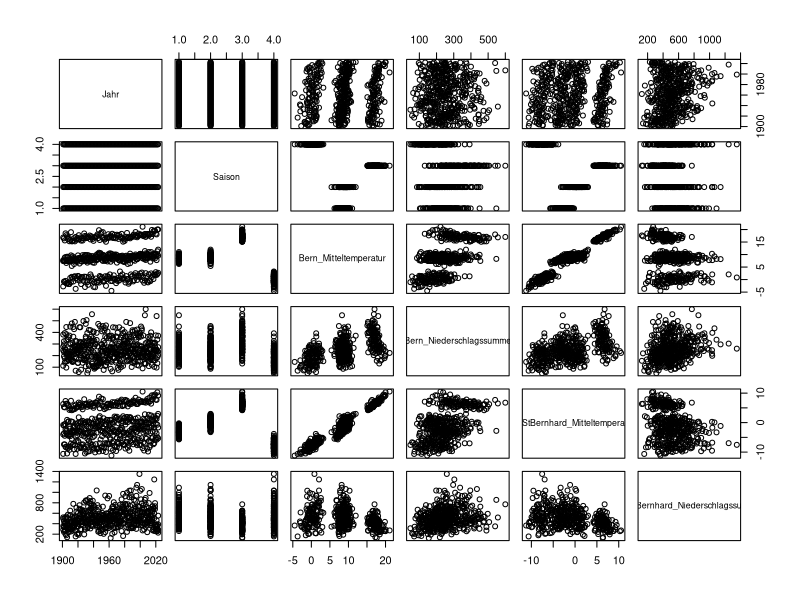
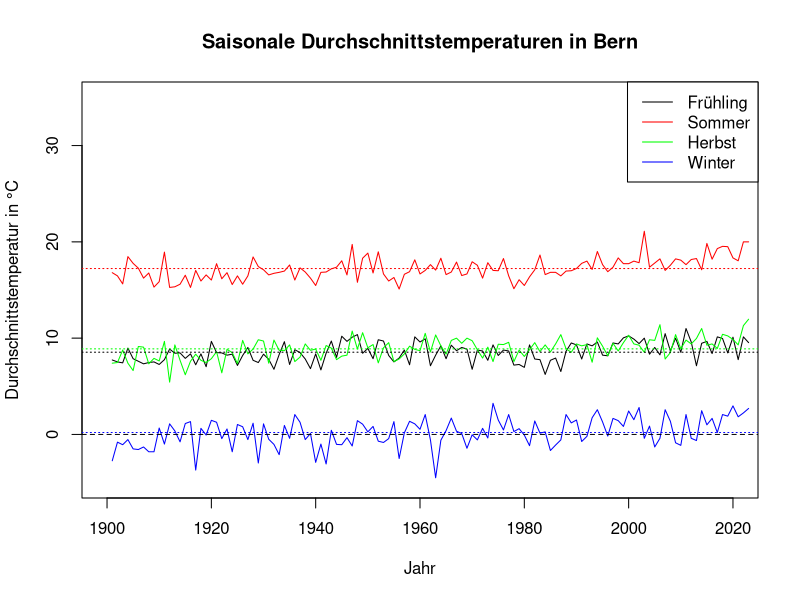
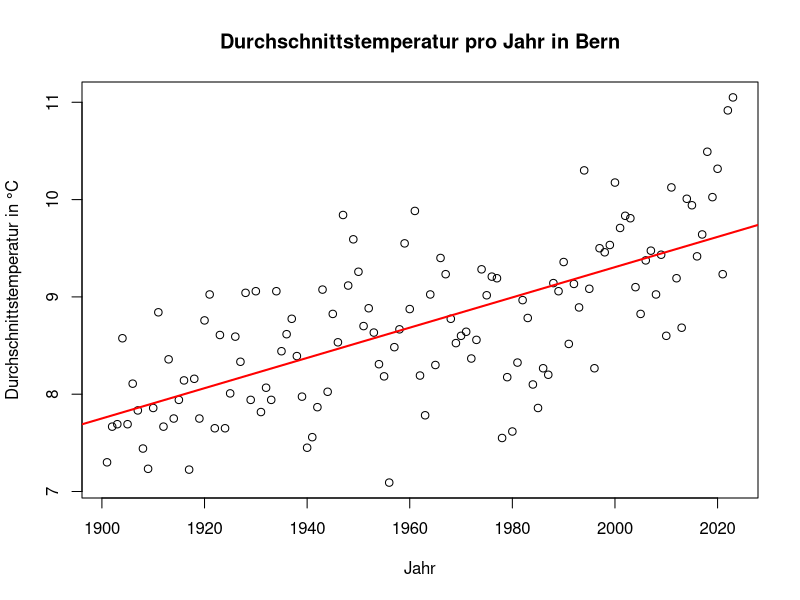
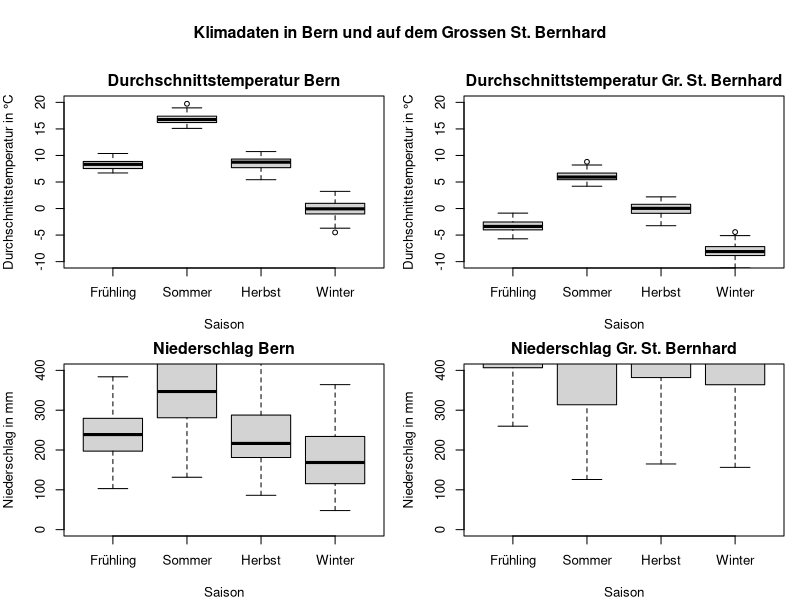
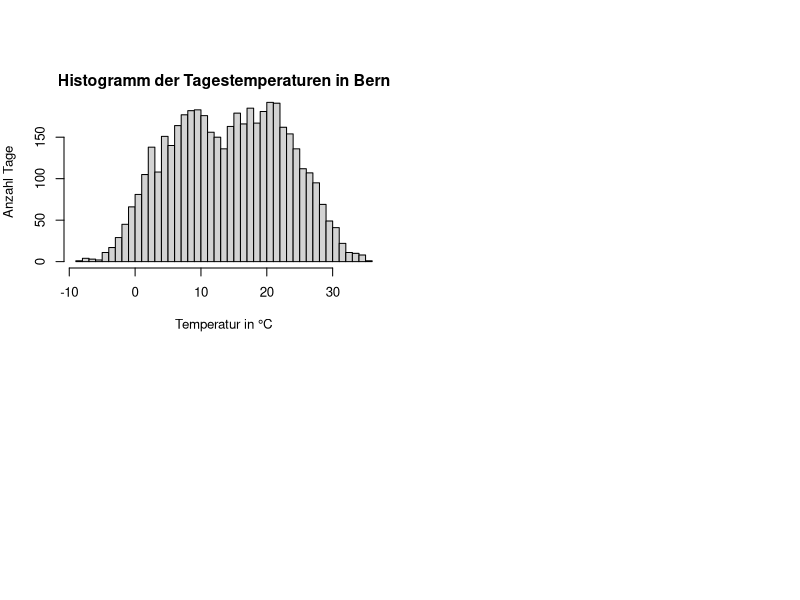
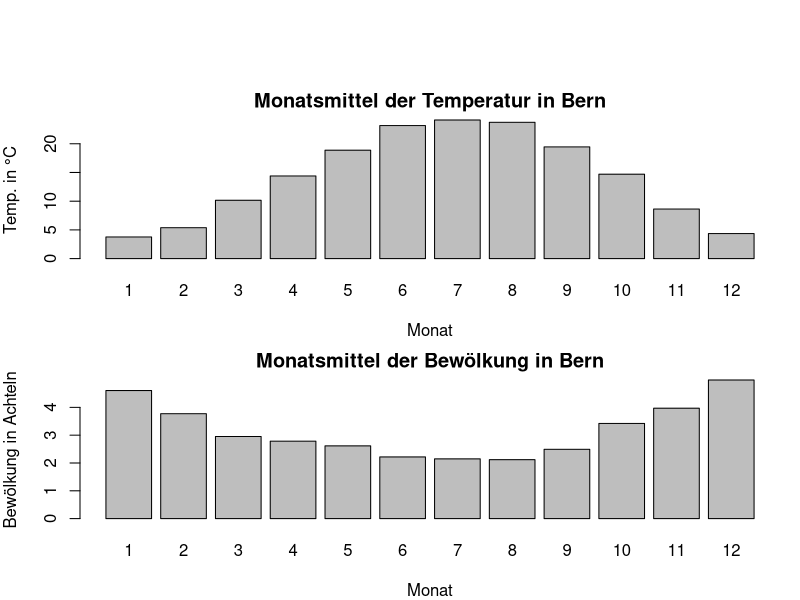
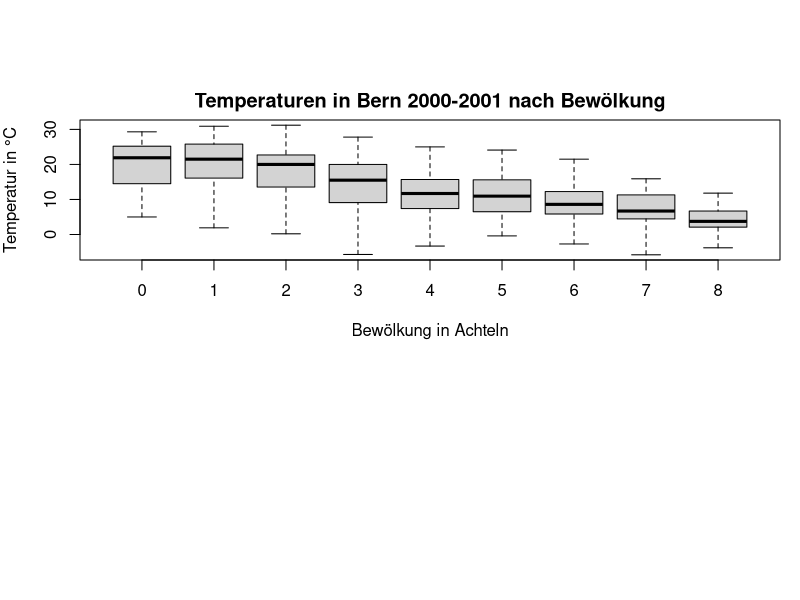

Reproduce these figures in R, in order.
## ---- chunk 1
# CSV-Datei einlesen
meteodaten <- read.csv('Data/meteodaten_saison.csv',
    sep = ',',
    header = TRUE)
## ---- chunk 2
plot(meteodaten)
## ---- chunk 3
# Subsets der Daten erstellen
saison_fruehling <- meteodaten[meteodaten$Saison == "Fruehling(MAM)", ]
saison_sommer <- meteodaten[meteodaten$Saison == "Sommer(JJA)", ]
saison_herbst <- meteodaten[meteodaten$Saison == "Herbst(SON)", ]
saison_winter <- meteodaten[meteodaten$Saison == "Winter(DJF)", ]

# Plot mit den Saisontemperaturen erstellen erstellen
plot(saison_fruehling$Jahr, saison_fruehling$Bern_Mitteltemperatur,
    type = "l",
    xlab = "Jahr",
    ylab = "Durchschnittstemperatur in °C",
    main = "Saisonale Durchschnittstemperaturen in Bern",
    xlim = c(1900, 2020),
    ylim = c(-5, 35))

# Weitere Linien für andere Jahreszeiten auf den selben Plot hinzufügen
lines(saison_sommer$Jahr, saison_sommer$Bern_Mitteltemperatur,
    col = "red")
lines(saison_herbst$Jahr, saison_herbst$Bern_Mitteltemperatur,
    col = "green")
lines(saison_winter$Jahr, saison_winter$Bern_Mitteltemperatur,
    col = "blue")

# Gestrichelte Horizontale Linie bei 0 hinzufügen
abline(h = 0, lty = 2)

# Saisonale Mittelwertlinien hinzufügen
abline(h = mean(saison_fruehling$Bern_Mitteltemperatur),
    col = "black",
    lty = 3)
abline(h = mean(saison_sommer$Bern_Mitteltemperatur),
    col = "red",
    lty = 3)
abline(h = mean(saison_herbst$Bern_Mitteltemperatur),
    col = "green",
    lty = 3)
abline(h = mean(saison_winter$Bern_Mitteltemperatur),
    col = "blue",
    lty = 3)

# Legende hinzufügen
legend("topright",
    legend = c("Frühling", "Sommer", "Herbst", "Winter"),
    col = c("black", "red", "green", "blue"),
    lty = 1,
    xpd = TRUE)
## ---- chunk 4
# Durchschnittstemperatur pro Jahr berechnen
durchschnittstemperatur_pro_jahr <- aggregate(Bern_Mitteltemperatur ~ Jahr,
    data = meteodaten,
    FUN = mean)

# Plot erstellen
plot(durchschnittstemperatur_pro_jahr$Jahr,
    durchschnittstemperatur_pro_jahr$Bern_Mitteltemperatur,
    type = "p",
    xlab = "Jahr",
    ylab = "Durchschnittstemperatur in °C",
    main = "Durchschnittstemperatur pro Jahr in Bern")

# Lineares Modell (lineare Regression) erstellen
trend <- lm(Bern_Mitteltemperatur ~ Jahr,
    data = durchschnittstemperatur_pro_jahr)

# Trendlinie hinzufügen
abline(trend,
    col = "red",
    lwd = 2)  # Die Farbe und Dicke der Linie anpassen
## ---- chunk 5
# Definiere neue Kategorien-Namen und die gewünschte Reihenfolge
neue_namen <- c("Frühling", "Sommer", "Herbst", "Winter")
alte_namen <- c("Fruehling(MAM)", "Sommer(JJA)", "Herbst(SON)", "Winter(DJF)")

# Konvertiere 'Saison' in einen Faktor mit den neuen Namen und der gewünschten Reihenfolge
meteodaten$Saison <- factor(meteodaten$Saison,
                            levels = alte_namen,
                            labels = neue_namen)

# Mehrere Plots in einem Diagramm
par(mfrow = c(2, 2), # 2 Zeilen und 2 Spalten
    mar = c(4, 4, 2, 1), # verkleinert die Ränder
    oma = c(0, 0, 4, 0), # fügt Platz für den Titel hinzu
    cex = 0.8) # verkleinert die Schriftgrösse

# Boxplots erstellen
boxplot(Bern_Mitteltemperatur ~ Saison,
    data = meteodaten[meteodaten$Jahr <= 1980, ],
    ylim = c(-10, 20),
    ylab = "Durchschnittstemperatur in °C",
    main = "Durchschnittstemperatur Bern")

boxplot(GrStBernhard_Mitteltemperatur ~ Saison,
    data = meteodaten[meteodaten$Jahr <= 1980, ],
    ylim = c(-10, 20),
    ylab = "Durchschnittstemperatur in °C",
    main = "Durchschnittstemperatur Gr. St. Bernhard")

boxplot(Bern_Niederschlagssumme ~ Saison,
    data = meteodaten[meteodaten$Jahr <= 1980, ],
    ylim = c(0, 400),
    ylab = "Niederschlag in mm",
    main = "Niederschlag Bern")

boxplot(GrStBernhard_Niederschlagssumme ~ Saison,
    data = meteodaten[meteodaten$Jahr <= 1980, ],
    ylim = c(0, 400),
    ylab = "Niederschlag in mm",
    main = "Niederschlag Gr. St. Bernhard")

# Gesamte Überschrift für alle Plots hinzufügen
title("Klimadaten in Bern und auf dem Grossen St. Bernhard", outer = TRUE)
## ---- chunk 6
# CSV-Datei einlesen
meteodaten_tag <- read.csv('Data/meteodaten_tag.csv',
    sep = ',',
    header = TRUE,
    na.strings = c('-', 'NA'))
## ---- chunk 7
str(meteodaten_tag)
## ---- chunk 8
hist(meteodaten_tag$Temperatur.C.,
     breaks = 40,
     xlab = "Temperatur in °C",
     ylab = "Anzahl Tage",
     main = "Histogramm der Tagestemperaturen in Bern")
## ---- chunk 9
monatsmittel <-
    aggregate(cbind(Temperatur.C., Bewoelkung.Achtel.) ~ Monat,
        data = meteodaten_tag,
        FUN = mean,
        na.rm = TRUE)
## ---- chunk 10
temp_mittel <- aggregate(Temperatur.C. ~ Monat,
    data = meteodaten_tag,
    FUN = mean,
    na.rm = TRUE)
bewoelkung_mittel <- aggregate(Bewoelkung.Achtel. ~ Monat,
    data = meteodaten_tag,
    FUN = mean,
    na.rm = TRUE)

monatsmittel <- merge(temp_mittel, bewoelkung_mittel,
    by = "Monat")
## ---- chunk 11
# Mehrere Plots in einem Diagramm
par(mfrow = c(2, 1))

# Barplot für die Monatsmittel der Temperatur
barplot(temp_mittel$Temperatur.C.,
    names.arg = temp_mittel$Monat,
    xlab = "Monat",
    ylab = "Temp. in °C",
    main = "Monatsmittel der Temperatur in Bern")

# Barplot für die Monatsmittel der Bewölkung
barplot(bewoelkung_mittel$Bewoelkung.Achtel.,
    names.arg = bewoelkung_mittel$Monat,
    xlab = "Monat",
    ylab = "Bewölkung in Achteln",
    main = "Monatsmittel der Bewölkung in Bern")
## ---- chunk 12
# Data Frame filtern und in einem neuen Objekt speichern
meteodaten_tag_2000_2001 <- meteodaten_tag[meteodaten_tag$Jahr >= 2000 & meteodaten_tag$Jahr <= 2001, ]
## ---- chunk 13
boxplot(Temperatur.C. ~ Bewoelkung.Achtel.,
    data = meteodaten_tag_2000_2001,
    ylab = "Temperatur in °C",
    xlab = "Bewölkung in Achteln",
    main = "Temperaturen in Bern 2000-2001 nach Bewölkung")
## ---- chunk 14
# Berechnung der Spannweite und Varianz der Temperatur für jede Bewölkungsklasse
spannweite <- aggregate(Temperatur.C. ~ Bewoelkung.Achtel.,
    data = meteodaten_tag_2000_2001,
    FUN = function(x) diff(range(x)))

varianz <- aggregate(Temperatur.C. ~ Bewoelkung.Achtel.,
    data = meteodaten_tag_2000_2001,
    FUN = var)

# Umbenennen der Spalten, um Verwechslungen zu vermeiden
names(spannweite)[2] <- "Spannweite"
names(varianz)[2] <- "Varianz"

# Zusammenführen der Ergebnisse
ergebnisse <- merge(spannweite, varianz, by = "Bewoelkung.Achtel.")

# Ausgabe der Ergebnisse
ergebnisse
## ---- chunk 15
# Berechnung der Monatsmittel der Bewölkung
bewoelkung_mittel <- aggregate(Bewoelkung.Achtel. ~ Monat,
    data = meteodaten_tag_2000_2001,
    FUN = mean,
    na.rm = TRUE)

# Bewölkungsärmster Monat
bewoelkung_min <- bewoelkung_mittel[which.min(bewoelkung_mittel$Bewoelkung.Achtel.), ]
bewoelkung_min

# Bewölkungsreichster Monat
bewoelkung_max <- bewoelkung_mittel[which.max(bewoelkung_mittel$Bewoelkung.Achtel.), ]
bewoelkung_max
